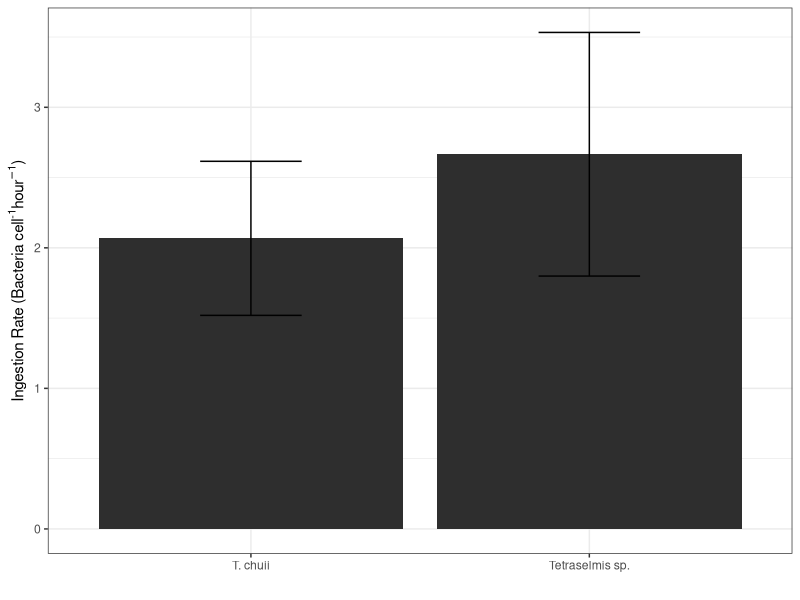
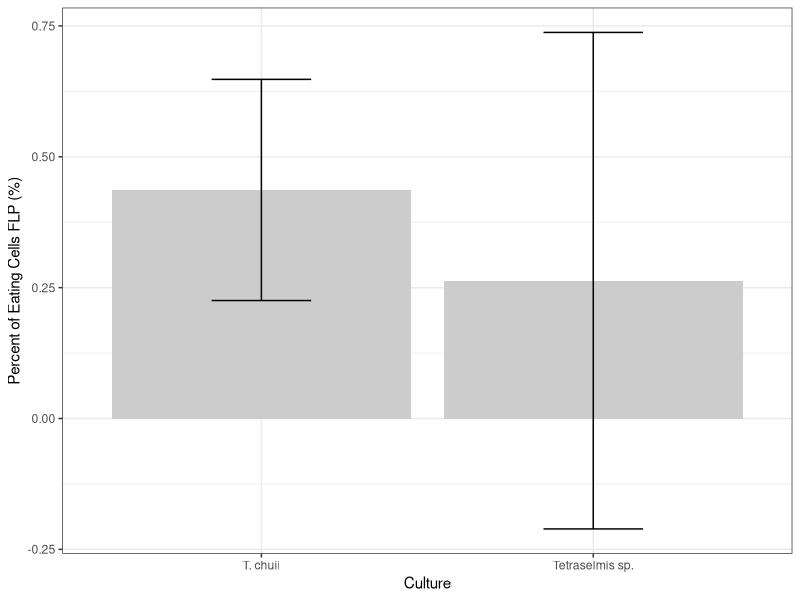
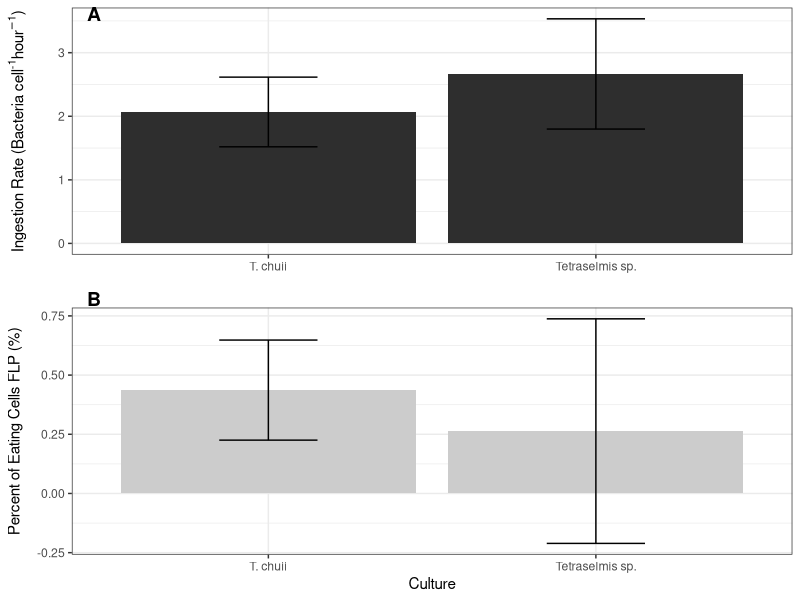
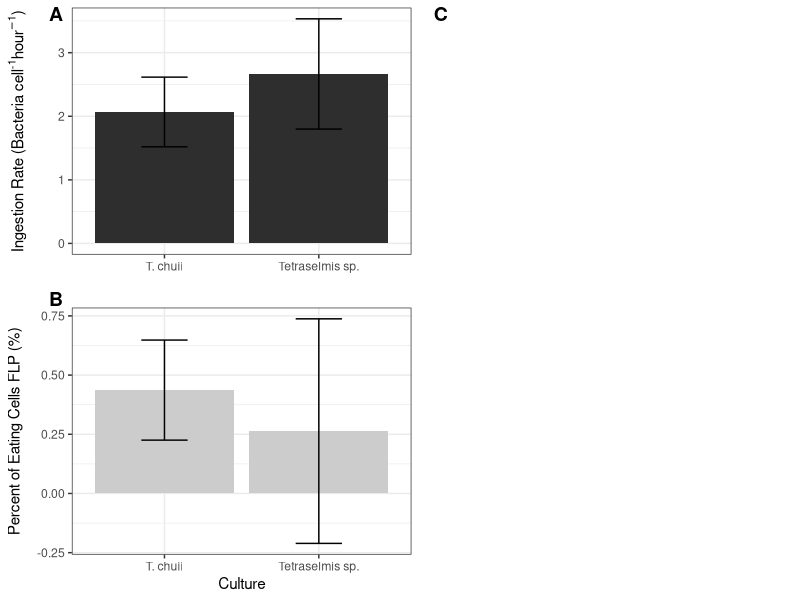
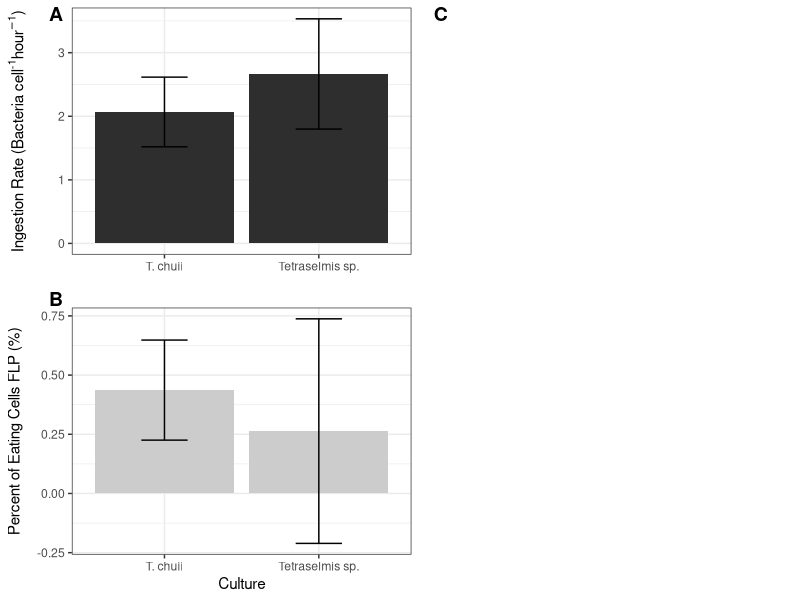
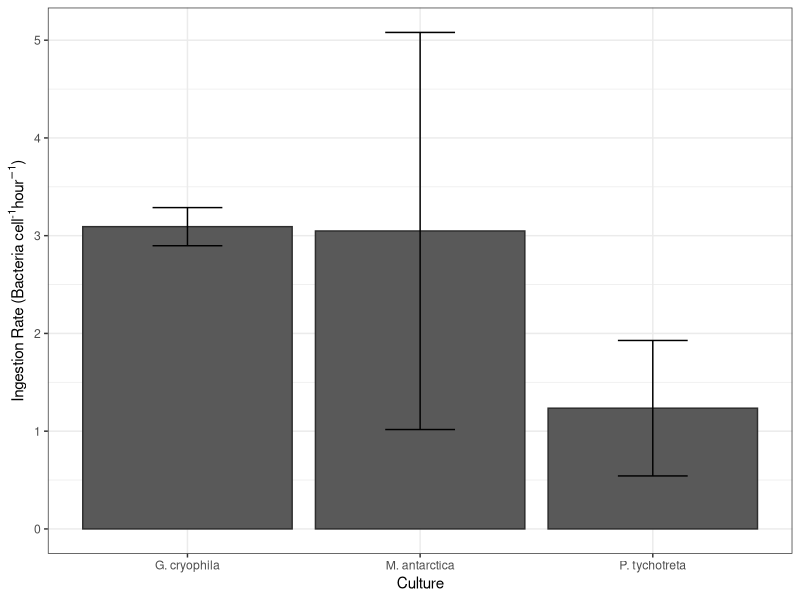

The R source for these figures, in order:
library(readxl)
library(tidyr)
library(dplyr)
library(ggplot2)
library(cowplot)

df <- read_excel("Data/SupplementalGrazing.xlsx") %>%
  group_by(Culture) %>%
  dplyr::summarise(avingestion=mean(Ingestion), sdingestion=sd(Ingestion), 
                   avpercent=(100*mean(FLPPercent)), sdpercent=(sd(FLPPercent) *100))


IR <- ggplot(df, aes(x=Culture, y=avingestion)) + 
  geom_bar(stat = "identity", fill="gray18")+
  geom_errorbar(aes(ymin=avingestion - sdingestion, ymax=avingestion+sdingestion), width=0.3) +
  theme_bw() + 
  labs(x="", y=expression(paste("Ingestion Rate (Bacteria ", cell^{'-1'},hour^{-1}, ")"))) 
IR

percent <- ggplot(df, aes(x=Culture, y=avpercent)) + 
  geom_bar(stat = "identity", fill="gray80")+
  geom_errorbar(aes(ymin=avpercent - sdpercent, ymax=avpercent+sdpercent), width=0.3) +
  theme_bw() + 
  labs(y="Percent of Eating Cells FLP (%)") 
percent

photo <- cowplot::ggdraw() + 
  cowplot::draw_image("Data/TetraZStack-1.png")
barplots <- plot_grid(
  IR, percent,
  ncol = 1,
  labels = c("A", "B"),
  label_x = 0.1,   
  label_y = c(1., 1.05),
  align = 'v',
  rel_heights = c(1, 1)
)
barplots

final_figure <- plot_grid(
  barplots, photo,
  ncol = 2,
  labels = c("", "C"),
  label_x = c(0, 0.02), 
  label_y = c(1, 1),
  rel_widths = c(1.1, 1)
)
print(final_figure)

ggsave("Figures/Supp3.png", final_figure, width = 10, height = 6, dpi = 300)

#### Supplemental Figure 2 ####
suppfiguredf <- read_excel("Data/SupplementalGrazing.xlsx", sheet="SOmixos") %>%
  group_by(Culture) %>%
  dplyr::summarise(AvIR=mean(IngestionRate), sdIR=sd(IngestionRate)) %>% 
  mutate(Culture = case_when(
    Culture == "GC" ~ "G. cryophila",
    Culture == "MA" ~ "M. antarctica",
    Culture == "PT" ~ "P. tychotreta"))

somixos <- ggplot(suppfiguredf, aes(x=Culture, y=AvIR)) + 
  geom_bar(stat = "identity", color="gray18")+
  geom_errorbar(aes(ymin=AvIR - sdIR, ymax=AvIR+sdIR), width=0.3) +
  theme_bw() + 
  labs(y=expression(paste("Ingestion Rate (Bacteria ", cell^{'-1'},hour^{-1}, ")"))) 

ggsave("Figures/Supp2.png", somixos, width = 6, height = 6, dpi = 300)

